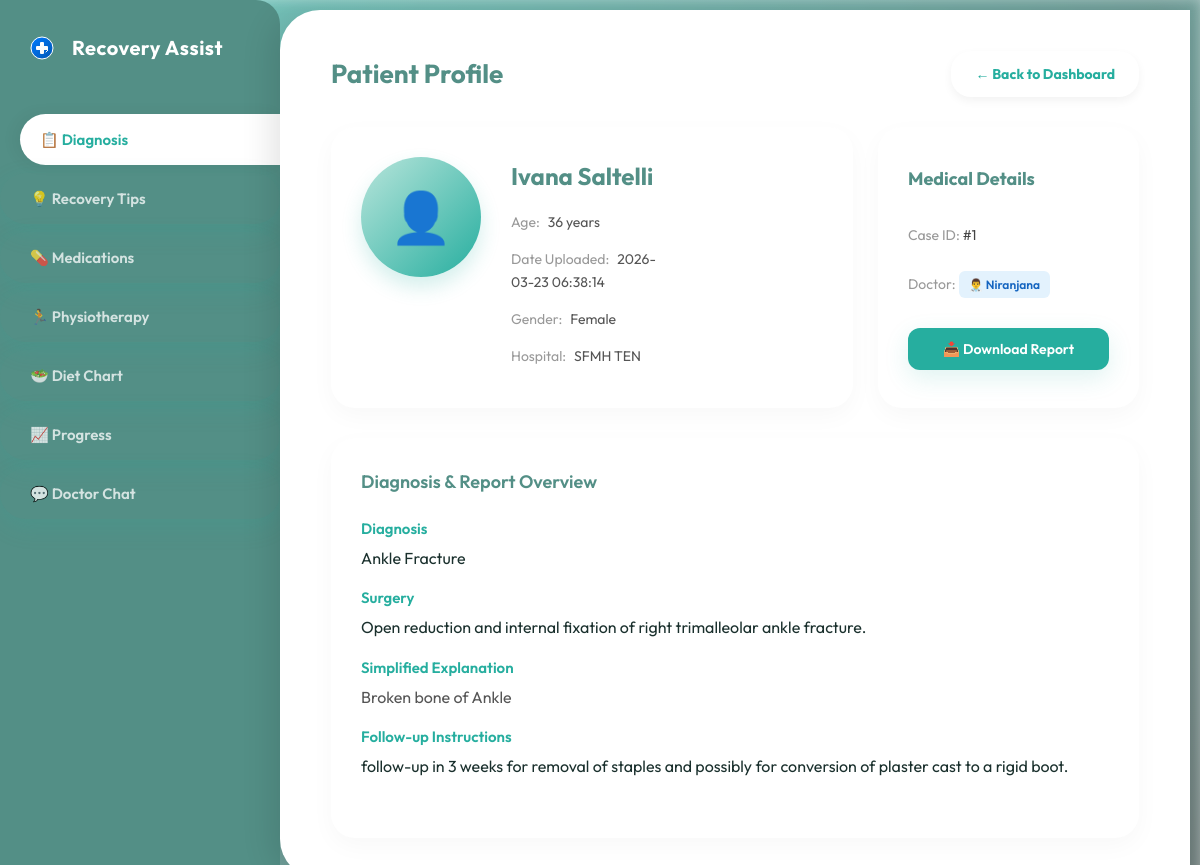
Page /patient_detail/1 on the committed database.
### tables this page shows
CREATE TABLE patient_cases (id INTEGER PRIMARY KEY AUTOINCREMENT, patient_id INTEGER, patient_name TEXT, age INTEGER, gender TEXT, diagnosis TEXT, surgery TEXT, hospital TEXT, doctor TEXT, doctor_id INTEGER, simplified_report TEXT, medications TEXT, physiotherapy TEXT, diet TEXT, recovery_progress TEXT, followup TEXT, file_path TEXT, upload_date TIMESTAMP, doctor_recommendations TEXT, recovery_tips TEXT, FOREIGN KEY(patient_id) REFERENCES patients(id), FOREIGN KEY(doctor_id) REFERENCES doctors(id));

### app.py (the view)
@app.route("/patient_detail/<int:case_id>")
def patient_detail(case_id):
    try:
        print(f"Accessing case_id: {case_id}")
        conn = sqlite3.connect("medcare.db")
        try:
            cursor = conn.cursor()
            cursor.execute("SELECT * FROM patient_cases WHERE id = ?", (case_id,))
            row = cursor.fetchone()
            print(f"Row fetched: {row is not None}")
            if not row:
                return "Patient case not found", 404
            print("Parsing patient data")
            patient = {
                'id': row[0],
                'patient_name': row[2],
                'age': row[3],
                'gender': row[4],
                'diagnosis': row[5],
                'surgery': row[6],
                'hospital': row[7],
                'doctor': row[8],
                'doctor_id': row[9],
                'simplified_report': row[10],
                'medications': safe_json_parse(row[11]),
                'physiotherapy': safe_json_parse(row[12]),
                'diet': safe_json_parse(row[13]),
                'recovery_progress': parse_recovery(row[14]),
                'followup': row[15],
                'file_path': row[16],
                'upload_date': row[17],
                'doctor_recommendations': row[18] if len(row) > 18 else ''
            }
            print("Generating med_schedule")
            patient['med_schedule'] = generate_medication_schedule(patient['medications'])
            print("Generating diet_chart")
            patient['diet_chart'] = generate_diet_chart(patient['diet'])
            print("Generating progress_plan")
            patient['progress_plan'] = generate_progress_plan(patient['diagnosis'], patient['surgery'])
            print("Fetching messages")
            cursor.execute("""
            SELECT sender_type, message, timestamp FROM messages WHERE case_id = ? ORDER BY timestamp ASC
            """, (case_id,))
            messages = [{'sender_type': r[0], 'message': r[1], 'timestamp': r[2]} for r in cursor.fetchall()]
        finally:
            conn.close()
        is_doctor = 'doctor_id' in session
        print("Rendering template")
        return render_template("patient_detail.html", patient=patient, case_id=case_id, messages=messages, is_doctor=is_doctor)
    except Exception as e:
        print(f"Error: {str(e)}")
        import traceback
        traceback.print_exc()
        return f"Internal Server Error: {str(e)}", 500

### app.py (called while the page is built)
def safe_json_parse(value, default=None):
    try:
        if value and isinstance(value, str) and value.strip():
            return json.loads(value)
        return default if default is not None else []
    except (json.JSONDecodeError, TypeError):
        return default if default is not None else []

def parse_recovery(value):
    data = safe_json_parse(value, {})
    if isinstance(data, list):
        return group_recovery_tips(data)
    return data

### templates/patient_detail.html (shortened to what this page needs)
<!DOCTYPE html>
<html>
<head>
<link rel="stylesheet" href="{{ url_for('static', filename='main.css') }}">
</head>
<body>
<div class="app-layout">
    <aside class="sidebar">
        <div class="sidebar-brand">
            <img src="{{ url_for('static', filename='logo.svg') }}" alt="Recovery Assist" class="sidebar-logo">
            <span>Recovery Assist</span>
        </div>
        <div class="sidebar-nav">
            <button class="tab-button active" onclick="showTab('diagnosis', event)">
                <span>📋 Diagnosis</span>
            </button>
            <button class="tab-button" onclick="showTab('recovery_tips', event)">
                <span>💡 Recovery Tips</span>
            </button>
            <button class="tab-button" onclick="showTab('medications', event)">
                <span>💊 Medications</span>
            </button>
            <button class="tab-button" onclick="showTab('physiotherapy', event)">
                <span>🏃 Physiotherapy</span>
            </button>
            <button class="tab-button" onclick="showTab('diet', event)">
                <span>🥗 Diet Chart</span>
            </button>
            <button class="tab-button" onclick="showTab('recovery', event)">
                <span>📈 Progress</span>
            </button>
            <button class="tab-button" onclick="showTab('chat', event)">
                <span>💬 Doctor Chat</span>
            </button>
        </div>
    </aside>
    <main class="main-wrapper">
        <div class="top-header">
            <h1>Patient Profile</h1>
            <a href="{% if is_doctor %}{{ url_for('doctor_dashboard') }}{% else %}{{ url_for('patient_dashboard') }}{% endif %}" class="back-btn">← Back to Dashboard</a>
        </div>
        <div class="top-cards">
            <div class="card profile-card">
                <div class="profile-avatar">👤</div>
                <div class="profile-details">
                    <h2>{{ patient.patient_name if patient.patient_name and patient.patient_name != 'Unknown' else 'Patient Information' }}</h2>
                    <div class="pd-row">
                        <div class="pd-item">
                            <span class="label">Age:</span>
                            {% if patient.age and patient.age != '-' %}{{ patient.age }} years{% else %}<em>Not provided</em>{% endif %}
                        </div>
                        <div class="pd-item">
                            <span class="label">Date Uploaded:</span> {{ patient.upload_date }}
                        </div>
                        <div class="pd-item">
                            <span class="label">Gender:</span>
                            {% if patient.gender and patient.gender != '-' %}{{ patient.gender }}{% else %}<em>Not provided</em>{% endif %}
                        </div>
                        <div class="pd-item">
                            <span class="label">Hospital:</span>
                            {% if patient.hospital and patient.hospital != '-' %}{{ patient.hospital }}{% else %}<em>Not provided</em>{% endif %}
                        </div>
                    </div>
                </div>
            </div>
            <div class="card side-card">
                <h3>Medical Details</h3>
                <p><span class="label">Case ID:</span> #{{ patient.id }}</p>
                <p><span class="label">Doctor:</span>
                    {% if patient.doctor %}
                    <span class="doctor-badge">👨‍⚕️ {{ patient.doctor }}</span>
                    {% else %}
                    Not assigned
                    {% endif %}
                </p>
                <a href="{{ url_for('download_pdf', case_id=case_id) }}" style="text-decoration:none;">
                    <button class="download-btn">📥 Download Report</button>
                </a>
            </div>
        </div>
        <div class="card bottom-card">
            <div id="diagnosis" class="tab-content active">
                <h2 class="section-title">Diagnosis & Report Overview</h2>
                <div class="sub-title">Diagnosis</div>
                <p>{{ patient.diagnosis }}</p>
                <div class="sub-title">Surgery</div>
                <p>{{ patient.surgery }}</p>
                <div class="sub-title">Simplified Explanation</div>
                <p style="color: #555; line-height: 1.6; white-space: pre-wrap;">{{ patient.simplified_report }}</p>
                <div class="sub-title">Follow-up Instructions</div>
                <p>{{ patient.followup if patient.followup else "No follow-up instructions." }}</p>
            </div>
        </div> </main>
</div>
</body>
</html>

### templates/patient_detail.html (style rules this page uses)
body { background: linear-gradient(135deg, rgba(38, 174, 159, 0.4) 0%, rgba(26, 48, 45, 0.4) 100%), url('https://plus.unsplash.com/premium_photo-1681995460558-738a8856313c?q=80&w=1170&auto=format&fit=crop&ixlib=rb-4.1.0&ixid=M3wxMjA3fDB8MHxwaG90by1wYWdlfHx8fGVufDB8fHx8fA%3D%3D'); background-size: cover; background-position: center; background-attachment: fixed; position: relative; }
body::before { content: ''; position: fixed; top: 0; left: 0; right: 0; bottom: 0; background: linear-gradient(135deg, rgba(38, 174, 159, 0.4) 0%, rgba(26, 48, 45, 0.4) 100%), url('https://plus.unsplash.com/premium_photo-1681995460558-738a8856313c?q=80&w=1170&auto=format&fit=crop&ixlib=rb-4.1.0&ixid=M3wxMjA3fDB8MHxwaG90by1wYWdlfHx8fGVufDB8fHx8fA%3D%3D'); background-size: cover; background-position: center; background-attachment: fixed; filter: blur(6px); z-index: -1; }

### rows in the picture
patient_cases: patient_name "Ivana Saltelli", age "36", upload_date "2026-03-23 06:38:14", gender "Female", hospital "SFMH TEN", id "1", doctor "Niranjana", diagnosis "Ankle Fracture", surgery "Open reduction and internal fixation of right trimalleolar ankle fracture.", simplified_report "Broken bone of Ankle", followup "follow-up in 3 weeks for removal of staples and possibly for conversion of plaster cast to a rigid boot."
